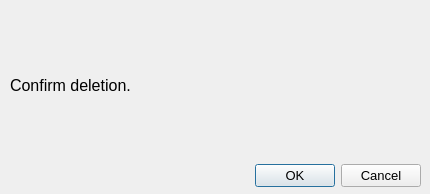
<?xml version="1.0" encoding="UTF-8"?>
<ui version="4.0">
 <class>Dialog</class>
 <widget class="QDialog" name="Dialog">
  <property name="geometry">
   <rect>
    <x>0</x>
    <y>0</y>
    <width>430</width>
    <height>194</height>
   </rect>
  </property>
  <property name="windowTitle">
   <string>Confirm</string>
  </property>
  <widget class="QDialogButtonBox" name="buttonBox">
   <property name="geometry">
    <rect>
     <x>200</x>
     <y>160</y>
     <width>221</width>
     <height>32</height>
    </rect>
   </property>
   <property name="font">
    <font>
     <pointsize>10</pointsize>
    </font>
   </property>
   <property name="orientation">
    <enum>Qt::Horizontal</enum>
   </property>
   <property name="standardButtons">
    <set>QDialogButtonBox::Cancel|QDialogButtonBox::Ok</set>
   </property>
  </widget>
  <widget class="QLabel" name="label">
   <property name="geometry">
    <rect>
     <x>10</x>
     <y>10</y>
     <width>411</width>
     <height>151</height>
    </rect>
   </property>
   <property name="font">
    <font>
     <pointsize>12</pointsize>
    </font>
   </property>
   <property name="text">
    <string>Confirm deletion.</string>
   </property>
   <property name="wordWrap">
    <bool>true</bool>
   </property>
  </widget>
 </widget>
 <resources/>
 <connections>
  <connection>
   <sender>buttonBox</sender>
   <signal>accepted()</signal>
   <receiver>Dialog</receiver>
   <slot>accept()</slot>
   <hints>
    <hint type="sourcelabel">
     <x>248</x>
     <y>254</y>
    </hint>
    <hint type="destinationlabel">
     <x>157</x>
     <y>274</y>
    </hint>
   </hints>
  </connection>
  <connection>
   <sender>buttonBox</sender>
   <signal>rejected()</signal>
   <receiver>Dialog</receiver>
   <slot>reject()</slot>
   <hints>
    <hint type="sourcelabel">
     <x>316</x>
     <y>260</y>
    </hint>
    <hint type="destinationlabel">
     <x>286</x>
     <y>274</y>
    </hint>
   </hints>
  </connection>
 </connections>
</ui>
